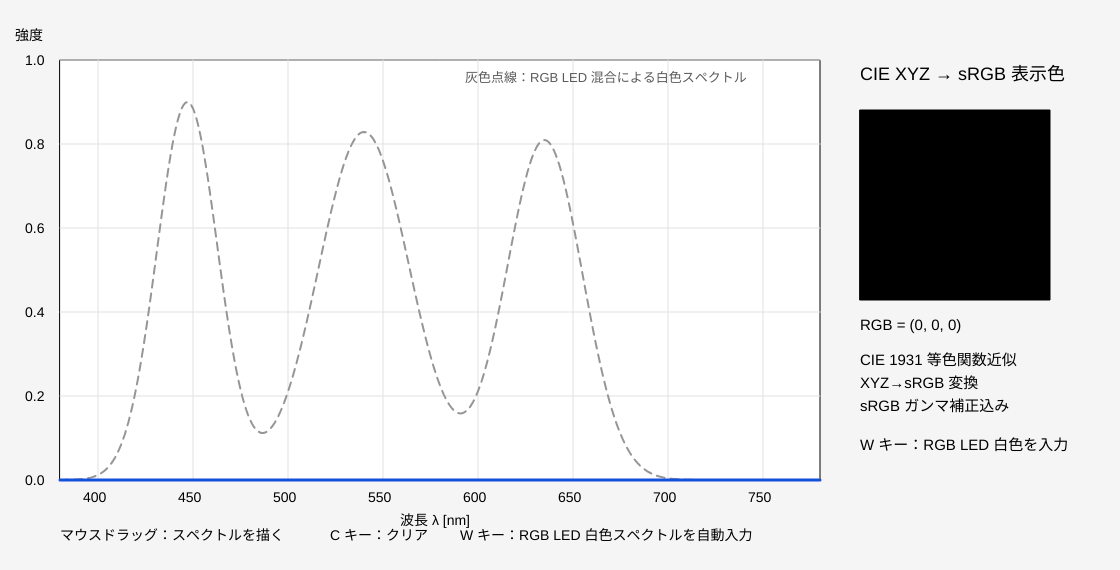
Frame 1 (no input)
Frame 60 (no input): identical to frame 1, image omitted
Frame 120 (the mouse pressed at the canvas centre since frame 60): identical to frame 1, image omitted

The p5.js sketch that drew this single still picture (run headless with seeded random() and noise() and a simulated clock; from frame 60 on, the mouse is pressed at the canvas centre):

// p5.js sketch
// ── sketch.js
// 手描きスペクトル → CIE XYZ → sRGB 表示
// 白色基準：赤・緑・青 LED の混合白色
// 横軸：380～780 nm
// 縦軸：強度 0～1
let wlMin = 380;
let wlMax = 780;
let N = 401;
let spectrum = [];
let whiteRef = [];
let graphX = 60;
let graphY = 60;
let graphW = 760;
let graphH = 420;
let whiteXYZ;
let xyzScale = 1;
let prevMouseInside = false;
let prevX, prevY;
function setup() {
 createCanvas(1120, 570);
 textFont("sans-serif");
 for (let i = 0; i < N; i++) {
 spectrum[i] = 0;
 whiteRef[i] = 0;
 }
 makeRGBLEDWhiteReference();
 whiteXYZ = spectrumToXYZ(whiteRef);
 xyzScale = 1.0 / whiteXYZ.Y; // 白色基準を Y=1 にする
}
function draw() {
 background(245);
 drawGraph();
 drawWhiteReference();
 drawSpectrumCurve();
 drawColorResult();
 drawInstructions();
}
function drawGraph() {
 fill(255);
 stroke(0);
 rect(graphX, graphY, graphW, graphH);
 noStroke();
 fill(0);
 textSize(14);
 text("波⾧ λ [nm]", graphX + graphW / 2 - 40, graphY + graphH + 45);
 text("強度", graphX - 45, graphY - 20);
 for (let wl = 400; wl <= 780; wl += 50) {
 let x = map(wl, wlMin, wlMax, graphX, graphX + graphW);
 stroke(225);
 line(x, graphY, x, graphY + graphH);
 noStroke();
 fill(0);
 text(wl, x - 15, graphY + graphH + 22);
 }
 for (let v = 0; v <= 1.0; v += 0.2) {
 let y = map(v, 0, 1, graphY + graphH, graphY);
 stroke(225);
 line(graphX, y, graphX + graphW, y);
 noStroke();
 fill(0);
 text(v.toFixed(1), graphX - 35, y + 5);
 }
}
function drawWhiteReference() {
 noFill();
 stroke(150);
 strokeWeight(2);
 drawingContext.setLineDash([8, 6]);
 beginShape();
 for (let i = 0; i < N; i++) {
 let wl = wlMin + i;
 let x = map(wl, wlMin, wlMax, graphX, graphX + graphW);
 let y = map(whiteRef[i], 0, 1, graphY + graphH, graphY);
 vertex(x, y);
 }
 endShape();
 drawingContext.setLineDash([]);
 strokeWeight(1);
 noStroke();
 fill(90);
 textSize(13);
 text("灰色点線：RGB LED 混合による白色スペクトル", graphX + 405, graphY + 22);
}
function drawSpectrumCurve() {
 noFill();
 stroke(20, 80, 220);
 strokeWeight(3);
 beginShape();
 for (let i = 0; i < N; i++) {
 let wl = wlMin + i;
 let x = map(wl, wlMin, wlMax, graphX, graphX + graphW);
 let y = map(spectrum[i], 0, 1, graphY + graphH, graphY);
 vertex(x, y);
 }
 endShape();
 strokeWeight(1);
}
function drawColorResult() {
 let rgb = spectrumToSRGB(spectrum);
 noStroke();
 fill(0);
 textSize(18);
 text("CIE XYZ → sRGB 表示色", 860, 80);
 fill(rgb.r, rgb.g, rgb.b);
 stroke(0);
 rect(860, 110, 190, 190);
 noStroke();
 fill(0);
 textSize(15);
 text("RGB = (" + round(rgb.r) + ", " + round(rgb.g) + ", " + round(rgb.b) + ")", 860,
330);
 text("CIE 1931 等色関数近似", 860, 365);
 text("XYZ→sRGB 変換", 860, 388);
 text("sRGB ガンマ補正込み", 860, 411);
 text("W キー：RGB LED 白色を入力", 860, 450);
}
function drawInstructions() {
 noStroke();
 fill(0);
 textSize(14);
 text("マウスドラッグ：スペクトルを描く", 60, 540);
 text("C キー：クリア", 330, 540);
 text("W キー：RGB LED 白色スペクトルを自動入力", 460, 540);
}
function mouseDragged() {
 let inside =
 mouseX >= graphX &&
 mouseX <= graphX + graphW &&
 mouseY >= graphY &&
 mouseY <= graphY + graphH;
 if (inside) {
 if (prevMouseInside) {
 drawSpectrumLine(prevX, prevY, mouseX, mouseY);
 } else {
 setSpectrumFromMouse(mouseX, mouseY);
 }
 prevX = mouseX;
 prevY = mouseY;
 prevMouseInside = true;
 } else {
 prevMouseInside = false;
 }
}
function mouseReleased() {
 prevMouseInside = false;
}
function drawSpectrumLine(x1, y1, x2, y2) {
 let steps = int(dist(x1, y1, x2, y2) / 2) + 1;
 for (let s = 0; s <= steps; s++) {
 let x = lerp(x1, x2, s / steps);
 let y = lerp(y1, y2, s / steps);
 setSpectrumFromMouse(x, y);
 }
}
function setSpectrumFromMouse(x, y) {
 let wl = map(x, graphX, graphX + graphW, wlMin, wlMax);
 let intensity = map(y, graphY + graphH, graphY, 0, 1);
 intensity = constrain(intensity, 0, 1);
 let index = round(wl - wlMin);
 index = constrain(index, 0, N - 1);
 for (let k = -3; k <= 3; k++) {
 let j = index + k;
 if (j >= 0 && j < N) {
 let weight = 1 - abs(k) / 4;
 spectrum[j] = max(spectrum[j], intensity * weight);
 }
 }
}
function keyPressed() {
 if (key === "c" || key === "C") {
 for (let i = 0; i < N; i++) spectrum[i] = 0;
 }
 if (key === "w" || key === "W") {
 for (let i = 0; i < N; i++) spectrum[i] = whiteRef[i];
 }
}
// RGB LED による白色基準スペクトル
function makeRGBLEDWhiteReference() {
 let red = [];
 let green = [];
 let blue = [];
 for (let i = 0; i < N; i++) {
 let wl = wlMin + i;
 blue[i] = gaussian(wl, 447, 16);
 green[i] = gaussian(wl, 540, 24);
 red[i] = gaussian(wl, 635, 20);
 }
 let XB = spectrumToXYZ(blue);
 let XG = spectrumToXYZ(green);
 let XR = spectrumToXYZ(red);
 // D65 白色点を目標にする
 let target = { X: 0.95047, Y: 1.00000, Z: 1.08883 };
 let weights = solve3x3(
 XR.X, XG.X, XB.X,
 XR.Y, XG.Y, XB.Y,
 XR.Z, XG.Z, XB.Z,
 target.X, target.Y, target.Z
 );
 let wr = max(0, weights[0]);
 let wg = max(0, weights[1]);
 let wb = max(0, weights[2]);
 for (let i = 0; i < N; i++) {
 whiteRef[i] = wr * red[i] + wg * green[i] + wb * blue[i];
 }
 // 縦軸で切れないよう、最大値を 0.9 にそろえる
 let m = max(whiteRef);
 for (let i = 0; i < N; i++) {
 whiteRef[i] = whiteRef[i] / m * 0.9;
 }
}
function gaussian(x, mu, sigma) {
 return exp(-sq(x - mu) / (2 * sigma * sigma));
}
// スペクトル → XYZ
function spectrumToXYZ(sp) {
 let X = 0;
 let Y = 0;
 let Z = 0;
 for (let i = 0; i < N; i++) {
 let wl = wlMin + i;
 let cmf = cie1931Approx(wl);
 X += sp[i] * cmf.x;
 Y += sp[i] * cmf.y;
 Z += sp[i] * cmf.z;
 }
 return { X: X, Y: Y, Z: Z };
}
// CIE 1931 2 度視野 等色関数の近似式
function cie1931Approx(wl) {
 let x =
 1.056 * asymmetricGaussian(wl, 599.8, 37.9, 31.0) +
 0.362 * asymmetricGaussian(wl, 442.0, 16.0, 26.7) -
 0.065 * asymmetricGaussian(wl, 501.1, 20.4, 26.2);
 let y =
 0.821 * asymmetricGaussian(wl, 568.8, 46.9, 40.5) +
 0.286 * asymmetricGaussian(wl, 530.9, 16.3, 31.1);
 let z =
 1.217 * asymmetricGaussian(wl, 437.0, 11.8, 36.0) +
 0.681 * asymmetricGaussian(wl, 459.0, 26.0, 13.8);
 return {
 x: max(0, x),
 y: max(0, y),
 z: max(0, z)
 };
}
function asymmetricGaussian(wl, mu, sigma1, sigma2) {
 let sigma = wl < mu ? sigma1 : sigma2;
 return exp(-0.5 * sq((wl - mu) / sigma));
}
// XYZ → sRGB
function spectrumToSRGB(sp) {
 let xyz = spectrumToXYZ(sp);
 let X = xyz.X * xyzScale;
 let Y = xyz.Y * xyzScale;
 let Z = xyz.Z * xyzScale;
 // XYZ → linear sRGB
 let rLin = 3.2406 * X - 1.5372 * Y - 0.4986 * Z;
 let gLin = -0.9689 * X + 1.8758 * Y + 0.0415 * Z;
 let bLin = 0.0557 * X - 0.2040 * Y + 1.0570 * Z;
 rLin = max(0, rLin);
 gLin = max(0, gLin);
 bLin = max(0, bLin);
 // 1 を超える場合だけ圧縮
 let m = max(rLin, gLin, bLin);
 if (m > 1) {
 rLin /= m;
 gLin /= m;
 bLin /= m;
 }
 return {
 r: 255 * gammaCorrect(rLin),
 g: 255 * gammaCorrect(gLin),
 b: 255 * gammaCorrect(bLin)
 };
}
// sRGB ガンマ補正
function gammaCorrect(c) {
 c = constrain(c, 0, 1);
 if (c <= 0.0031308) {
 return 12.92 * c;
 } else {
 return 1.055 * pow(c, 1 / 2.4) - 0.055;
 }
}
// 3 元連立方程式を解く
function solve3x3(
 a11, a12, a13,
 a21, a22, a23,
 a31, a32, a33,
 b1, b2, b3
) {
 let det =
 a11 * (a22 * a33 - a23 * a32) -
 a12 * (a21 * a33 - a23 * a31) +
 a13 * (a21 * a32 - a22 * a31);
 let dx =
 b1 * (a22 * a33 - a23 * a32) -
 a12 * (b2 * a33 - a23 * b3) +
 a13 * (b2 * a32 - a22 * b3);
 let dy =
 a11 * (b2 * a33 - a23 * b3) -
 b1 * (a21 * a33 - a23 * a31) +
 a13 * (a21 * b3 - b2 * a31);
 let dz =
 a11 * (a22 * b3 - b2 * a32) -
 a12 * (a21 * b3 - b2 * a31) +
 b1 * (a21 * a32 - a22 * a31);
 return [dx / det, dy / det, dz / det];
} 
